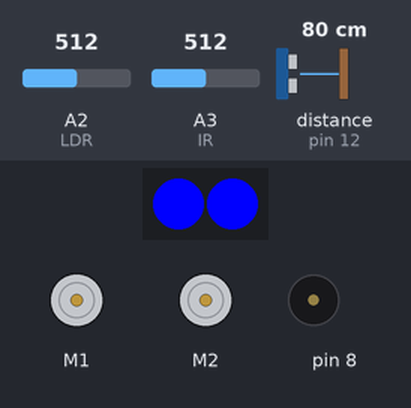
A sketch run on a simulated Arduino Uno, built with avr-gcc and run on an emulated ATmega328P. Shown: 2 × DC motor (green arrow = forward, orange = backward, longer = faster), 2 RGB LEDs in strip order, left to right, buzzer (waves = sounding). Wiring (inferred from the names in the program): ultrasonic range finder: trigger pin 12; echo pin 12. Inputs (shaded band) come from the test bench; at power-on: A2 (LDR) = 512, A3 (IR) = 512, distance to the obstacle (sensor on pin 12) 80 cm. The echo pulse lasts 58.3 µs per cm; what the sketch prints to the serial monitor is not drawn.

Above: at 3.2 s.
3.8 s: A2 (LDR) set to 671
At 4.7 s:
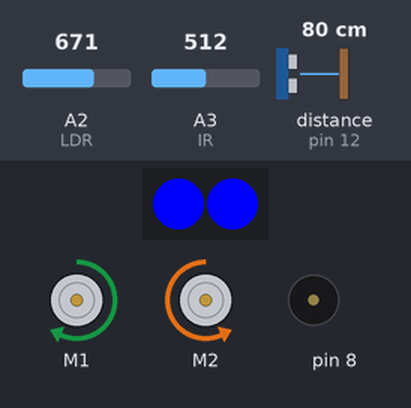
15.4 s: A2 (LDR) set to 695
At 16.16 s:
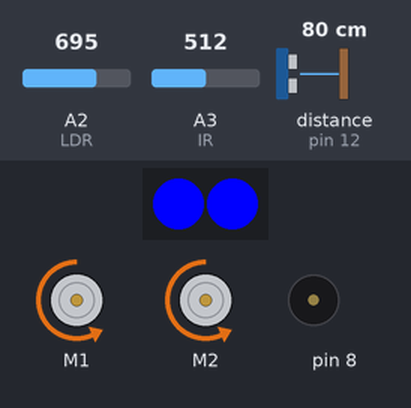
At 26.0 s:
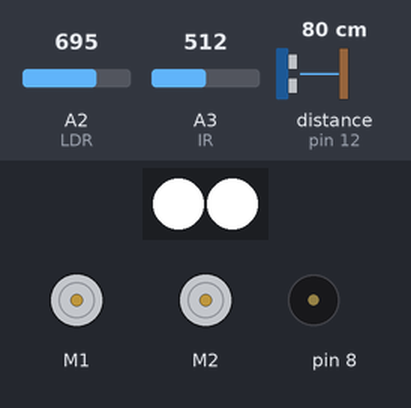
Timing chart, 0 to 27.5 s (numbered marks = the images above; inputs shaded):
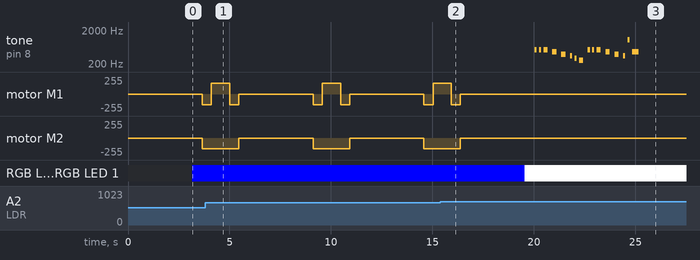

The sketch:

robot_project.ino
```cpp
#include "0_headers.h"
#include "A_Colors.h"
#include "B_Movement.h"
#include "C_Sensors.h"

// Analog sensor for LDR and IR.
MeRGBLed RGBled(0, 30);
MePort ir_adapter(PORT_3);   //Analog sensors - reads LDR
MePort ldr_adapter(PORT_4);  //Connected to LDR and LED Circuits


bool finished = false;
void setup() {
  //setup the outputs for the colour sensor
  pinMode(S1, OUTPUT);
  pinMode(S2, OUTPUT);
  pinMode(LDR, INPUT);
  led.setpin(13);

  //begin serial communication

  Serial.begin(9600);
  Serial.println("setup complete");
  //setBalance();  //calibration of color sensor - disabled for final run
}


void loop() {

  if (!finished) {
    correctionFunction();
    if (reached_paper()) {
      stopMotor();
      int cur_colour;
      cur_colour = detect_colour(); // returns an index which corresponds to the global array global_colours[]

      if (cur_colour == 0) {          //white
        celebrate();
        finished = true;
      } else if (cur_colour == 1) {  //red
        turnLeft();
      } else if (cur_colour == 2) {  //blue
        doubleRightTurn();
      } else if (cur_colour == 3) {  //green
        turnRight();
      } else if (cur_colour == 4) {  //pink
        doubleLeftTurn();
      } else {  //orange
        uTurn();
      }
    }
  }

}
```

0_headers.h
```cpp
#include <MeMCore.h>
#define time 1000
#define RGBWait 500  //in milliseconds
#define LDRWait 5    //in milliseconds
#define LDR A2       //LDR sensor pin at A2  - RETURNS READINGS OF LDR
#define IR A3        //IR detector pin at A3 RETURNS READINGS OF IR DETECTOR
#define S1 A0        // S1 and S2 are used to control the LEDs and IR Detector
#define S2 A1
#define ULTRASONIC 12         // pin number of ultrasonic sensor
#define TIMEOUT 2000          // the time duration the sensor will wait for the reflected ultrasonic pulses.
#define SPEED_OF_SOUND 340
#define CORRECTION_SPEED 35   // used to adjust the motorspeed for both motors to prevent mBot from colliding with maze walls
```

A_Colors.h
```cpp
#include "0_headers.h"
float white[] = {260, 290, 290}; //white
float red[] = {240, 130, 115}; //red
float blue[] = {115, 190, 220}; //blue
float green[] = {115, 200, 160}; //green
float pink[] = {250, 230, 230}; //pink - smh still inaccurate:p
float orange[] = {250, 175, 140}; //orange
float* global_colours[] = {
  white,
  red,
  blue,
  green,
  pink,
  orange
};
float ledArray[] = {0, 0, 0 };
float whiteArray[] = {810, 491, 497.6 };
float blackArray[] = {684.8, 193.8, 204.8};
float greyDiff[] = {125.2, 297.2, 292.8};
char colourStr[3][5] = { "R = ", "G = ", "B = " }; // used for testing and callibration purpose; displaying of RGB values
MeRGBLed led(0, 30);

// Displays the color the robot detected.
void show_Color(int c){
  int colorArray[6][3] = {
    {255,255,255},  // white
    {255,0,0},      // red
    {0,0,255},      // blue
    {0,255,0},      // green
    {255,130,150},  // pink
    {255,165,0},    // orange
  };
  led.setColor(colorArray[c][0],colorArray[c][1],colorArray[c][2]);
  led.show();
  delay(500);
}

// CALCULATES RELATIVE DISTANCE BETWEEN DETECTED COLOR AND PROPOSED COLOR TO DETERMINE WHICH COLOR IT CLOSELY RESEMBLES
float get_error(float* colour_array, float* ref_colour) {
    float x = pow((colour_array[0] - ref_colour[0]), 2);
    float y = pow((colour_array[1] - ref_colour[1]), 2);
    float z = pow((colour_array[2] - ref_colour[2]), 2);
    return sqrt(x + y + z);
}

int get_colour(float* colour_array) {
    float min_error = 10000;
    int colour_idx = 10000;
    for (int i = 0; i < 6; i++) {
        float cur_error = get_error(colour_array, global_colours[i]);
        if (cur_error < min_error) {
            min_error = cur_error;
            colour_idx = i;
        }
    }
    show_Color(colour_idx);
    return colour_idx;      // returns colour_idx that corresponds to one of the index of global_colours[]
}

float getAvgReading(int times) {
  //find the average reading for the requested number of times of scanning LDR
  float reading;
  float total = 0;
  //take the reading as many times as requested and add them up
  for (int i = 0; i < times; i++) {
    reading = analogRead(LDR);
    total = reading + total;
    delay(LDRWait);
  }
  //calculate the average and return it
  return total / times;
}

//Callibration of Colors - DISABLED IN FINAL RUN
void setBalance() {
  //set white balance
  Serial.println("Put White Sample For Calibration ...");
  delay(5000);  //delay for five seconds for getting sample ready
  //Check Indicator OFF during Calibration
  //scan the white sample.
  //go through one colour at a time, set the maximum reading for each colour -- red,
  //green and blue to the white array
  for (int i = 0; i <= 2; i++) {
    if (i == 0) {
      // RED Turns On
      digitalWrite(S1, HIGH);
      digitalWrite(S2, HIGH);
      delay(RGBWait);
    }
    else if (i == 1) {
      // GREEN
      digitalWrite(S1, HIGH);
      digitalWrite(S2, LOW);
      delay(RGBWait);
    } else {
      // Blue
      digitalWrite(S1, LOW);
      digitalWrite(S2, HIGH);
      delay(RGBWait);
    }
    whiteArray[i] = getAvgReading(5); //scan 5 times and return the average
    // Turns off LEDs.
    digitalWrite(S1, LOW);
    digitalWrite(S2, LOW);
    delay(RGBWait);
  }
  //done scanning white, time for the black sample.
  //set black balance
  Serial.println("Put Black Sample For Calibration ...");
  delay(5000);  //delay for five seconds for getting sample ready
  //go through one colour at a time, set the minimum reading for red, green and blue
  //to the black array
  for (int i = 0; i <= 2; i++) {
    if (i == 0) {
      // RED
      digitalWrite(S1, HIGH);
      digitalWrite(S2, HIGH);
      delay(RGBWait);
    }  //scan 5 times and return the average
    else if (i == 1) {
      //GREEN
      digitalWrite(S1, HIGH);
      digitalWrite(S2, LOW);
      delay(RGBWait);
    } else {
      //BLUE
      digitalWrite(S1, LOW);
      digitalWrite(S2, HIGH);
      delay(RGBWait);
    }
    //scan 5 times and return the average
    blackArray[i] = getAvgReading(5);
    greyDiff[i] = whiteArray[i] - blackArray[i]; //the differnce between the maximum and the minimum gives the range
    digitalWrite(S1, LOW);
    digitalWrite(S2, LOW);
    delay(1000);
  }

  for (int j = 0; j <= 2; j++) {
    Serial.println(whiteArray[j]);
    Serial.println(blackArray[j]);
    Serial.println((greyDiff[j]));
  }
  digitalWrite(S1, LOW);
  digitalWrite(S2, LOW);
  delay(RGBWait);

  //delay another 5 seconds for getting ready colour objects
  Serial.println("Colour Sensor Is Ready.");
  delay(5000);
}


int detect_colour() {
  //turn on one colour at a time and LDR reads 5 times
  for (int c = 0; c <= 2; c++) {
    Serial.print(colourStr[c]);
    if (c == 0) {
      digitalWrite(S1, HIGH);
      digitalWrite(S2, HIGH);
    }  else if (c == 1) {
      digitalWrite(S1, HIGH);
      digitalWrite(S2, LOW);
    } else {
      digitalWrite(S1, LOW);
      digitalWrite(S2, HIGH);
    }
    delay(RGBWait);
    //get the average of 5 consecutive readings for the current colour and return an average
    ledArray[c] = getAvgReading(10);

    //the average reading returned minus the lowest value divided by the maximum
    //possible range, multiplied by 255 will give a value between 0-255, representing the
    //value for the current reflectivity (i.e. the colour LDR is exposed to)
    ledArray[c] = (ledArray[c] - blackArray[c]) / (greyDiff[c]) * 255;

    digitalWrite(S1, LOW);
    digitalWrite(S2, LOW);  //turn off the current LED colour
    delay(RGBWait);
    Serial.println(int(ledArray[c]));  //show the value for the current colour LED, which corresponds to either the R, G or B of the RGB code

  }
  return get_colour(ledArray);
}
```

B_Movement.h
```cpp
#include "0_headers.h"

MeDCMotor leftMotor(M1);            // assigning leftMotor to port M1
MeDCMotor rightMotor(M2);
uint8_t motorSpeed = 420;

double left_distance() {
  pinMode(ULTRASONIC, OUTPUT);
  digitalWrite(ULTRASONIC, LOW);
  delayMicroseconds(2);
  digitalWrite(ULTRASONIC, HIGH);
  delayMicroseconds(10);
  digitalWrite(ULTRASONIC, LOW);
  pinMode(ULTRASONIC, INPUT);
  long duration = pulseIn(ULTRASONIC, HIGH, TIMEOUT);
  return (duration / 2.0 / 1000000 * SPEED_OF_SOUND * 100);
}

void moveForward() {
  // Code for moving forward for some short interval
  leftMotor.run(motorSpeed);
  rightMotor.run(-motorSpeed);
}

void moveSlightlyRight() {
    // for when mBot is too close to left wall
    leftMotor.run(motorSpeed - CORRECTION_SPEED);
    rightMotor.run(-motorSpeed - CORRECTION_SPEED);
}

void moveSlightlyLeft() {
    // for when mBot is close to right wall
    leftMotor.run(motorSpeed + CORRECTION_SPEED);
    rightMotor.run(-motorSpeed + CORRECTION_SPEED);
}

float getAvgIr(int times){
  float reading;
  float total = 0;
  for (int i = 0; i < times; i++) {
    reading = analogRead(IR);
    total = reading + total;
  }
  return total / times;
}

float ir_read(){
   // DETECTS AMBIENT IR
   digitalWrite(S1, HIGH);
   digitalWrite(S2, LOW);
   delay(1);
   float ambient_ir = getAvgIr(3);

   // DETECTS ACTUAL IR
   digitalWrite(S1, LOW);
   digitalWrite(S2, LOW);
   delay(1);
   float detected_ir = getAvgIr(3);

   Serial.println("RIGHT");
   Serial.println(detected_ir - ambient_ir);
   // RETURNS DIFFERENCE BETWEEN DETECTED IR AND AMBIENT IR
   return (detected_ir - ambient_ir);
}

void correctionFunction() {
    //Function used to prevent robot from bumping into maze walls
    const double WALL_THRESHOLD_CLOSE = 9;  // cm (too close to wall)
    double leftDist = left_distance(); // ultrasonic sensor on left
    Serial.println(leftDist);
    float ir_diff = ir_read();

    // If too close to left wall, steer right
    if (leftDist < WALL_THRESHOLD_CLOSE && leftDist != 0) {
        moveSlightlyRight();
    }

    // If too close to right wall, steer left
    else if (ir_diff < -100 ){
        moveSlightlyLeft();
    }
    // Else, keep going straight
    else {
        moveForward();
    }

}

void stopMotor() {
  // Code for stopping motor
  leftMotor.stop();
  rightMotor.stop();
}

void turnRight() {
  leftMotor.run(-motorSpeed); // Negative: wheel turns anticlockwise
  rightMotor.run(-motorSpeed); // Negative: wheel turns anticlockwise
  delay(450); // Keep turning right for this time duration
  leftMotor.stop(); // Stop left motor
  rightMotor.stop(); // Stop right motor
}

void turnLeft() {
  leftMotor.run(motorSpeed); // Positive: wheel turns clockwise
  rightMotor.run(motorSpeed); // Positive: wheel turns clockwise
  delay(450); // Keep turning left for this time duration
  leftMotor.stop(); // Stop left motor
  rightMotor.stop(); // Stop right motor
}

//add reached_paper function
void uTurn() {
  leftMotor.run(motorSpeed); // Positive: wheel turns clockwise
  rightMotor.run(motorSpeed); // Positive: wheel turns clockwise
  delay(900); // Keep turning left for this time duration - 180 degrees.
  leftMotor.stop(); // Stop left motor
  rightMotor.stop(); // Stop right motor
}

void doubleLeftTurn() {    // Code for double left turn
  //turn left
  turnLeft();
  // moving forward
  moveForward();
  // Delay for the mBot to move forward a bit
  delay(900);
  //turn left
  turnLeft();
}

void doubleRightTurn() {  // Code for double right turn
  //turn right
  turnRight();
  // moving forward
  moveForward();
  // Delay for the mBot to move forward a bit
  delay(900);
  //turn right
  turnRight();
}
```

C_Sensors.h
```cpp
#include "0_headers.h"
MeLineFollower lineFinder(PORT_2);  // assigning lineFinder to RJ25 port 2
MeBuzzer buzzer;

bool reached_paper() {
  int sensorState = lineFinder.readSensors();  // read the line sensor's state

  if (sensorState == 3) {       //S1_OUT_S2_OUT - i.e robot does not detect any black line; not above colored paper
    return false;
  }
  return true;                  // for all other cases: black line detected; above colored paper
}

void celebrate() {
  // --- Megalovania Main Theme ---

  // Define the correct note frequencies (Hz) in the C/C# range
  const int C4 = 262;   // C4
  const int D4 = 294;   // D4
  const int F4 = 349;   // F4
  const int G4 = 392;   // G4
  const int AS4 = 466;  // A#4 (Bb4)
  const int C5 = 523;   // C5
  const int C6 = 1047;  // C6 (Kept for the ending of Measure 2)

  // Define duration units (160ms = Quarter Note)
  const int TEMPO = 460;
  const int SIXT = TEMPO / 4;   // 40ms (Sixteenth Note)
  const int EIGHT = TEMPO / 2;  // 80ms (Eighth Note)

  // Helper to calculate total tone duration (Note + Gap)
  // Assuming 'buzzer' and 'delay' are correctly defined elsewhere
  auto playNote = [&](int freq, int duration) {
    // Play tone for 90% of duration
    buzzer.tone(freq, duration * 0.9);
    delay(duration);
    buzzer.noTone();
  };

  // --- Melody Sequence ---

  // Measure 1: C-C-C-A#-G-F | D-C

  // 1 (C5)
  playNote(C5, SIXT);
  // 2 (C5)
  playNote(C5, SIXT);
  // 3 (C5 - Eighth Note)
  playNote(C5, EIGHT);
  // 4 (A#4 - Eighth Note)
  playNote(AS4, EIGHT);
  // 5 (G4 - Eighth Note)
  playNote(G4, EIGHT);
  // 6 (F4)
  playNote(F4, SIXT);
  // 7 (D4)
  playNote(D4, SIXT);
  // 8 (C4 - Eighth Note)
  playNote(C4, EIGHT);

  // Measure 2: C-C-C-A#-G-F | C6-A#4

  // 9 (C5)
  playNote(C5, SIXT);
  // 10 (C5)
  playNote(C5, SIXT);
  // 11 (C5 - Eighth Note)
  playNote(C5, EIGHT);
  // 12 (A#4 - Eighth Note)
  playNote(AS4, EIGHT);
  // 13 (G4 - Eighth Note)
  playNote(G4, EIGHT);
  // 14 (F4)
  playNote(F4, SIXT);
  // 15 (C6 - High Octave Note)
  playNote(C6, SIXT);
  // 16 (A#4 - Dotted Eighth Note = 3 Sixteenths)
  playNote(AS4, SIXT * 3);

  buzzer.noTone();
}
```

Measured:
- the behaviour switches between 679 and 680 on A2 (LDR) (found by bisection; images 1 and 2)
- after the input at 15.4 s, tone on pin 8: plays 523 Hz for 0.10 s, 523 Hz for 0.10 s, 523 Hz for 0.21 s, 466 Hz for 0.21 s, 392 Hz for 0.21 s, 349 Hz for 0.10 s … (16 notes in this stretch), starting after 4.6 s; motor M1, motor M2: goes on until 16.4 s, then stays stopped; RGB LED 0, RGB LED 1: RGB(0, 0, 255) → RGB(255, 255, 255) after 4.1 s
- by itself, motor M2: alternates backward 164/255 for 1.8 s and stopped for 3.7 s
